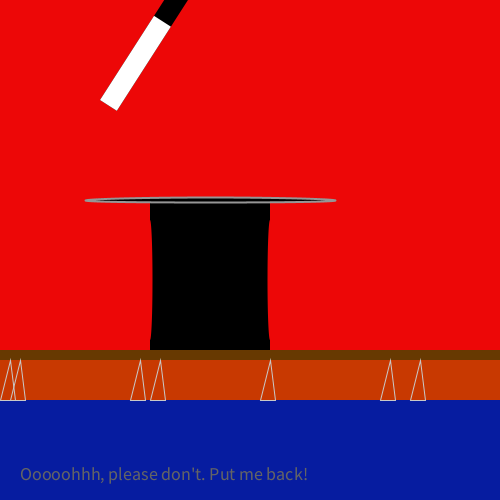
Frame 1 (no input)
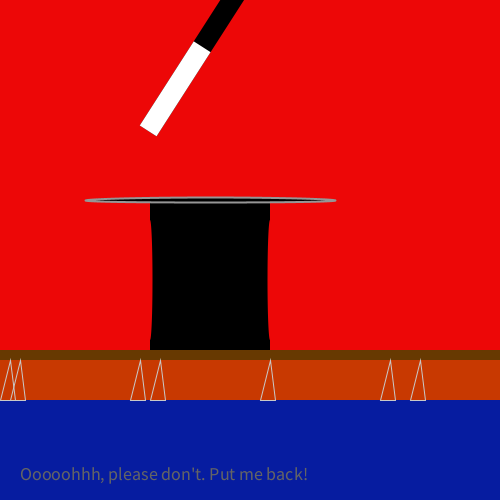
Frame 60 (the mouse pressed at the canvas centre just before this capture)
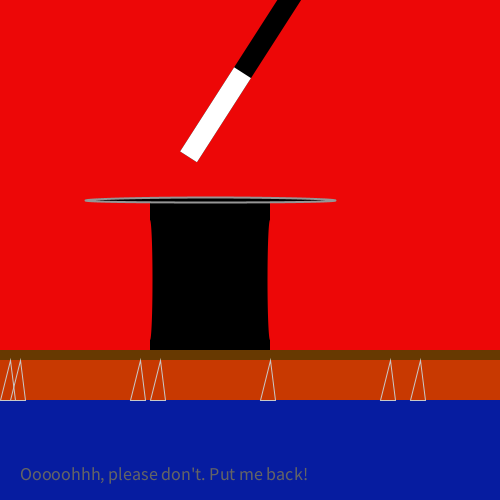
Frame 120 (the mouse held since frame 60 and released just before this capture)

The Processing sketch that drew these frames (run headless with seeded random() and noise(); from frame 60 on, the mouse is pressed at the canvas centre):

// Processing sketch: processing_180770
// ── processing_180770.pde

float hatx = 150;
float haty = 200;

float hippox = 200;
float hippoy = 400;

float wandx = 0;
float wandy = 0;

float r  = -1;

void setup ()
{
  size (500, 500);
}

 void drawfold (float foldx, float foldy)
 {
   noFill ();
   stroke (200);
   strokeWeight  (1);
   triangle (foldx, foldy, foldx + 5, foldy + 40, foldx - 10, foldy+ 40);
 }
 
void draw ()
{
  background (237, 7, 7);

  //hippo
  stroke (0);
  strokeWeight (1);
  fill (225);
  //body
  ellipse (hippox, hippoy + 50, 100, 200);
  //head
  ellipse (hippox, hippoy, 100, 100);
  //snout
  ellipse (hippox, hippoy, 50, 50);
  //bob
  fill (255);
  ellipse (hippox, hippoy + 150, random (30,35), 30);
  

  //eyes
  noFill();
  stroke (0);
  strokeWeight (2);
  ellipse ( hippox - 25, hippoy, 10, 10);
  ellipse (hippox + 25, hippoy, 10, 10);
  fill (#D1C92E);
  ellipse ( hippox - 25, hippoy, 2, random (2, 4));
  ellipse (hippox + 25, hippoy, 2, random (2, 4));

  //ears
  noStroke ();
  fill (200);
  ellipse (hippox - 25, hippoy - 25, 20, 40);
  ellipse (hippox + 25, hippoy - 25, 20, 40);
  strokeWeight (1);
  fill (#FABBC4);
  ellipse (hippox - 25, hippoy - 25, 15, 30);
  ellipse (hippox + 25, hippoy - 25, 15, 30);

  //teeth
  noStroke ();
  fill (255);
  rect (hippox -14, hippoy +20, 10, random (12,14));
  rect (hippox + 4, hippoy + 20, 10, random (12,14));
  
  //eyebrows
  stroke (0);
  strokeWeight (1);
  line (hippox, hippoy - 15, hippox + 40, hippoy);
  line (hippox, hippoy - 15, hippox - 40, hippoy);
  
  //whiskers
    stroke (0);
  strokeWeight (1);
  line (hippox, hippoy + 15, hippox + 40, hippoy + (random (28,30)));
  line (hippox, hippoy+ 15, hippox - 40, hippoy + (random (28,30)));
    
  line (hippox, hippoy + 15, hippox + 40, hippoy +(random (38,40)));
  line (hippox, hippoy+ 15, hippox - 40, hippoy +(random (38,40)));
    
  line (hippox, hippoy + 15, hippox + 40, hippoy +(random (48,50)));
  line (hippox, hippoy+ 15, hippox - 40, hippoy +(random (48,50)));
   
  //frontpaws
  noStroke ();
  fill (200);
  ellipse (hippox - 25, hippoy + 60, 30, 30);
  ellipse (hippox + 25, hippoy + 60, 30, 30);
  strokeWeight (1);
  fill (#FABBC4);
  ellipse (hippox - 25, hippoy + 60, 20, 20);
  ellipse (hippox + 25, hippoy + 60, 20, 20);
  
  
  //backpaws
  noStroke ();
  fill (200);
  ellipse (hippox - 25, hippoy + 120, 30, 30);
  ellipse (hippox + 25, hippoy + 120, 30, 30);
  strokeWeight (1);
  fill (#FABBC4);
  ellipse (hippox - 25, hippoy + 120, 20, 20);
  ellipse (hippox + 25, hippoy + 120, 20, 20);
  


  //wand
  translate (100, 100);
  rotate (r);
  fill (0);
  rect (wandx, wandy, 300, 20);
  fill (255);
  rect (wandx, wandy, 100, 20);

  if (wandy > 170)
  {
    wandy = 170;
  }

  resetMatrix ();
  
  if (hippoy < 40)
  { 
    hippoy = 40;
  }

  //hat
  fill (0);
  rect (hatx, haty, 120, 150);
    
//hatrim
  stroke (150);
  strokeWeight (2);
  ellipse (hatx + 60, haty, 250, 5);
  
  
  //backg
  noStroke ();
  fill (237, 7, 7);
  ellipse (hatx + 120, haty + 80, 5, 120);
  ellipse (hatx, haty + 80, 5, 120);
    
  //table
  fill (103, 57, 1);
  rect (0, 350, 500, 200);
  
  fill (#061CA0);
  rect (0, 370, 500, 130);
    
  fill (200, 57, 1);
  rect (0, 360, 500, 40);
   
  drawfold (10, 360);
  drawfold (20, 360);
  drawfold (140, 360);
    drawfold (160, 360);
  drawfold (270, 360);
  drawfold (390, 360);
  drawfold (420, 360);
  
  fill (100);
  textSize (18);
   text ("Ooooohhh, please don't. Put me back!", 20, 480);
   
  hippoy = hippoy - 0.5;

  wandy = wandy + 0.8;
}
